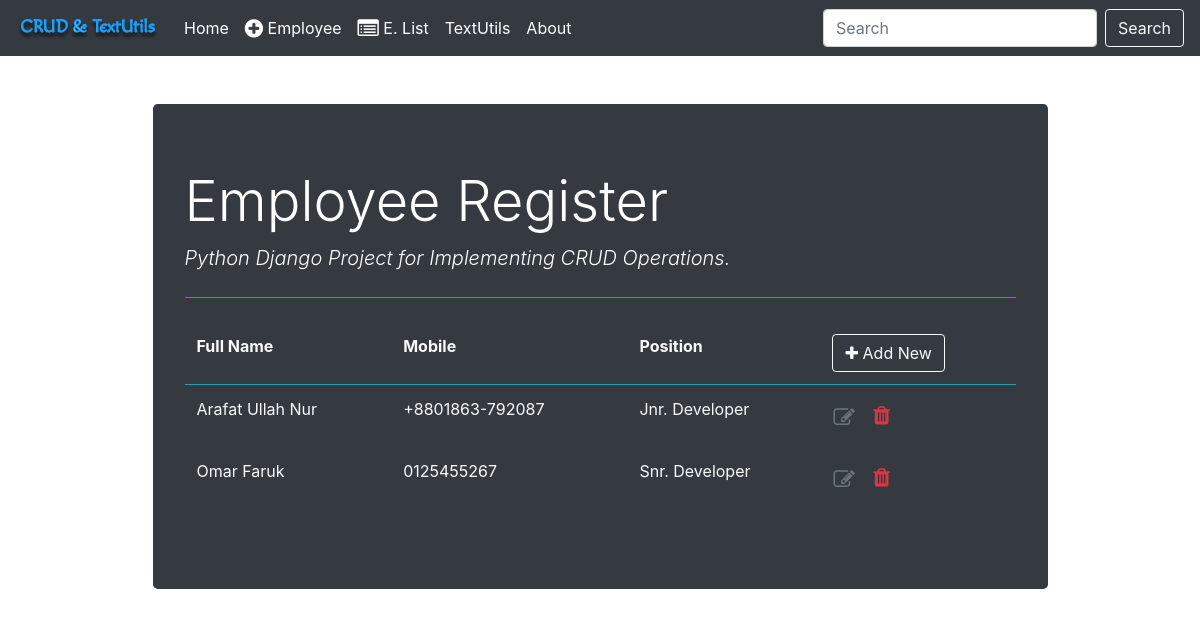
The page /employee/list/ on the database as committed earlier.
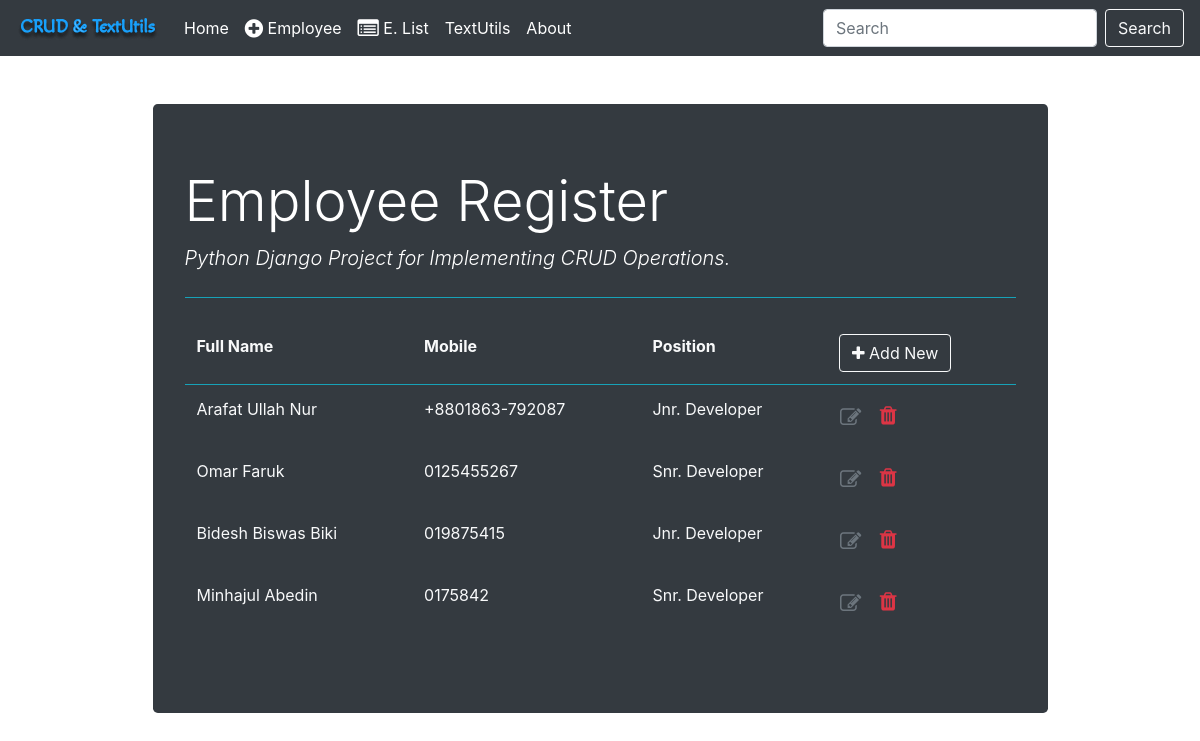
The same page on the database as committed later.
### employee_register/models.py (models this page shows, shortened)
class Employee(models.Model):
    fullname = models.CharField(max_length=100)
    emp_code = models.CharField(max_length=4)
    mobile = models.CharField(max_length=15)
    position = models.ForeignKey(Position, on_delete=models.CASCADE)

class Position(models.Model):
    title = models.CharField(max_length=50)
    def __str__(self):
        return self.title

### employee_register/views.py (the view)
# urls.py: path('list/', views.employee_list, name='employee_list'), # get req for retrieve and display all records
def employee_list(request):
    context = { 'employee_list': Employee.objects.all()}
    return render(request, 'employee_register/employee_list.html', context)

### templates/employee_register/employee_list.html (shortened to what this page needs)
{% extends 'base.html' %}
{% block content %}
 <div class="container text-white">
    <div class="col-md-10 offset-md-1 mt-5">
        <div class="jumbotron bg-dark">
          <h1 class="display-4">Employee Register</h1>
          <p class="lead font-italic">Python Django Project for Implementing CRUD Operations.</p>
          <hr class="my-4 border-info">
<table class="table table-borderless text-light">
    <thead class="border-bottom border-info font-weight-bold">
        <tr>
            <td>Full Name</td>
            <td>Mobile</td>
            <td>Position</td>
            <td>
                <a href="{% url 'employee_insert' %}" class="btn btn-outline-light">
                    <i class="fa fa-plus"></i> Add New
                </a>
            </td>
        </tr>
    </thead>
    <tbody>
        {% for employee in employee_list %}
            <tr>
                <td>{{ employee.fullname }}</td>
                <td>{{ employee.mobile }}</td>
                <td>{{ employee.position }}</td>
                <td>
                    <a href="{% url 'employee_update' employee.id %}" class="btn text-secondary px-0">
                        <i class="fa fa-edit fa-lg"></i>
                    </a>
                    <form action="{% url 'employee_delete' employee.id %}" method="post" class="d-inline">
                        <button type="submit" class="btn">
                            <i class="fa fa-trash fa-lg text-danger float-right"></i>
                        </button>
                    </form>
                </td>
            </tr>
        {% endfor %}
    </tbody>
</table>
        </div>
    </div>
</div>
{% endblock content %}

Rows that differ between the two databases and show on the page:
added Employee: fullname "Bidesh Biswas Biki", mobile "019875415", position "Jnr. Developer"
added Employee: fullname "Minhajul Abedin", mobile "0175842", position "Snr. Developer"
